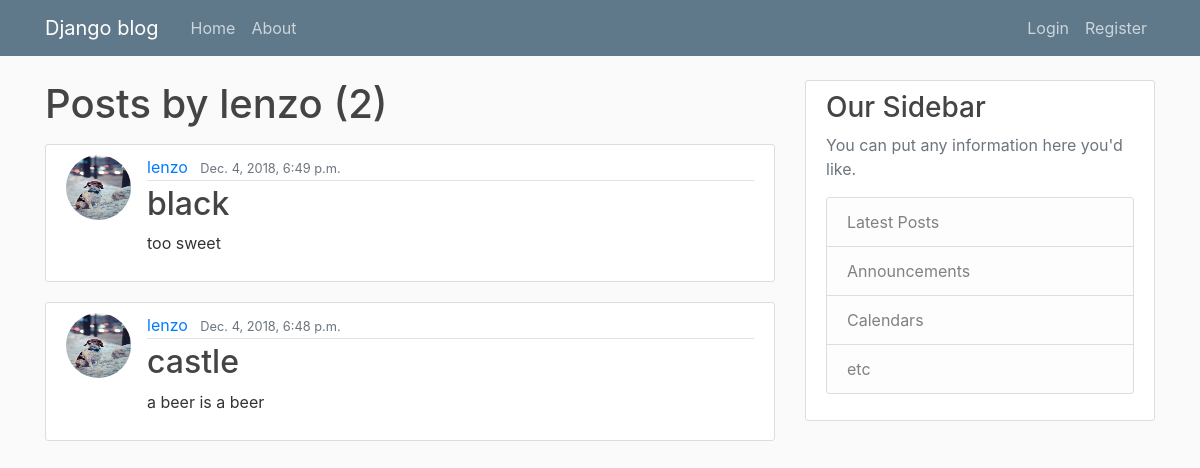
/user/lenzo, run on the app's committed database.
### blog/models.py (models this page shows, shortened)
class Post(models.Model):
    title= models.CharField(max_length=100)
    content= models.TextField()
    date_posted= models.DateTimeField(default=timezone.now)
    author= models.ForeignKey(User,on_delete=models.CASCADE)

### users/models.py (models this page shows, shortened)
class profile(models.Model):
    user=models.OneToOneField(User, on_delete=models.CASCADE)
    image = models.ImageField(default='default.jpg',upload_to='profile_pics')

### blog/views.py (the view)
# urls.py: path('user/<str:username>', UserPostListView.as_view(), name='user-posts'),
class UserPostListView(ListView):
    model = Post
    template_name = 'blog/user_posts.html'
    context_object_name = 'posts'
    ordering = ['-date_posted']
    paginate_by = 5
    def get_queryset(self):
        user = get_object_or_404(User , username = self.kwargs.get('username'))
        return Post.objects.filter(author = user).order_by('-date_posted')

### blog/templates/blog/user_posts.html (shortened to what this page needs)
{% extends "blog/base.html" %}
{% block content %}
   <h1 class="mb-3">Posts by {{ view.kwargs.username }} ({{ page_obj.paginator.count }})</h1>
    {% for post in posts %}
    <article class="media content-section">
            <img class="rounded-circle article-img" src="{{ post.author.profile.image.url }}" >
            <div class="media-body">
              <div class="article-metadata">
                <a class="mr-2" href="{% url 'user-posts' post.author.username %}">{{ post.author }}</a>
                <small class="text-muted">{{ post.date_posted }}</small>
              </div>
              <h2><a class="article-title" href="{% url 'post-detail' post.id %}">{{ post.title }}</a></h2>
              <p class="article-content">{{ post.content }}</p>
            </div>
          </article>
    {% endfor %}
{% endblock content %}

### blog/static/blog/main.css (style rules this page uses)
body { background: #fafafa; color: #333333; margin-top: 5rem; }
h1, h2, h3, h4, h5, h6 { color: #444444; }
.content-section { background: #ffffff; padding: 10px 20px; border: 1px solid #dddddd; border-radius: 3px; margin-bottom: 20px; }
.article-title { color: #444444; }
.article-content { white-space: pre-line; }
.article-img { height: 65px; width: 65px; margin-right: 16px; }
.article-metadata { padding-bottom: 1px; margin-bottom: 4px; border-bottom: 1px solid #e3e3e3 }

### data on the page
Post: author.profile.image (placeholder picture), author "lenzo", date_posted "Dec. 4, 2018, 6:49 p.m.", title "black", content "too sweet"
Post: author.profile.image (placeholder picture), author "lenzo", date_posted "Dec. 4, 2018, 6:48 p.m.", title "castle", content "a beer is a beer"

### other printed values
{{ view.kwargs.username }} "lenzo"
{{ page_obj.paginator.count }} "2"
